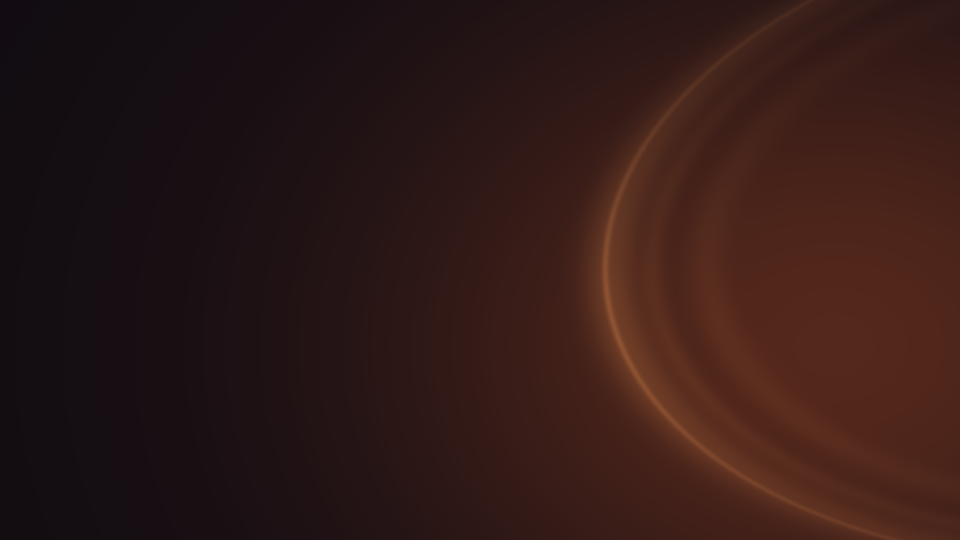
#> input picture assets/backgrounds/studio-amber.png, 1920 x 1080 px (shown at 1/2 size)
$ python -i build_film.py   (imports and definitions only)
#> lines starting #> are read from the running program, lines starting #| are printed output that depends on the picture
#!/usr/bin/env python3
"""把一份仓库宣传片配置变成可以保存的动效工程。

用法（在工作台根目录运行）：
  python3 build_film.py <配置.json> --out files/<工程目录> [--root <仓库目录>] [--music <素材ID>] [--sfx <素材ID>]
                        [--fonts <字体身份,逗号分隔>] [--runtime <运行时版本>]

产出 <工程目录>/：引擎源码、film.json（片子的全部内容）、assets/（缩好的图片）、
audio/（随包的配乐和音效）、<工程目录名>.motion.json（保存用的清单，文件名就是作品标题）。
配置有问题时列出全部问题并以非零状态退出，不写半个工程。"""
import argparse, colorsys, hashlib, json, os, re, shutil, sys
from xml.etree import ElementTree
from PIL import Image

PKG = os.path.dirname(os.path.dirname(os.path.abspath(__file__)))
ENGINE, AUDIO = os.path.join(PKG, 'assets', 'engine'), os.path.join(PKG, 'assets', 'audio')
ENGINE_FILES = ['index.html', 'main.js', 'styles.css', 'lib.js', 'choreo.js', 'data.js', 'tex.js', 'scene.js', 'glass-stage.js', 'card-face.js', 'card-distribution.js', 'kit.js', 'hud.js']
# Noto Sans SC、Instrument Serif（正 / 斜）、Geist、JetBrains Mono 的字体身份
FONTS = ['a3041811a78c361b1de50f953c805e0244951c21c5bd412f7232ef0d899af0da', '498efd461f6ddfcb7a111bf9a565709d2085d48201d501ead960d93e84ffbb88',
         '08939b8bdf534afec24ae0ef5e03f948940cd9a8fe08e7fecbad040e62327385', '73894e0448cae90a92b6c2f8732b7bb9acb7b94c418bff559dad4a18e1de9659',
         '48715a42ec242c21e9f02692891e147d022299a52e48d5e413e1a942193ffeda']
STAGES = {
    'warm': {'bg': '#15110f', 'kitFog': '#2f251e', 'backdrop': ['#3a2d25', '#201915', '#0c0a09'],
             'glow': ['255,214,170', '255,190,140'], 'dust': '255,236,214', 'scrim': '14, 11, 10'},
    'cool': {'bg': '#0e1217', 'kitFog': '#1c2530', 'backdrop': ['#24313f', '#141b24', '#07090c'],
             'glow': ['170,210,255', '140,180,255'], 'dust': '214,232,255', 'scrim': '8, 11, 15'},
}
THEME = {'ink': '#352f2a', 'paper': '#fffdf8', 'accent': '#a34332', 'highlight': '#ffb59f', 'seal': '#c8372d', 'cursor': '#ff7eb6'}
PALETTE = ['#E62E2D', '#FF6A1A', '#1FB3A6', '#2E4BFF', '#C9A45A', '#7B52FF', '#F2B419', '#4DAF72', '#ED80B8', '#56CDDD']
HEX = re.compile(r'^#[0-9a-fA-F]{6}$')
problems, notes = [], []


def est(text, size, mono=False):
    """估一行字的宽度（像素）：中日韩字按一个字宽，其余按 0.58 / 0.6 个字宽。"""
    return sum(size if ord(ch) > 0x2e7f else size * (0.6 if mono else 0.58) for ch in text)


# [18 lines left out: functions rich, need, fit_note, not called in this run]


def auto_color(path):
    """从图片里取一个代表色：面积大、够鲜艳、不太暗的那一块。整张图都灰就返回 None。"""
    try:
        im = Image.open(path).convert('RGB').resize((48, 48)).quantize(6).convert('RGB')
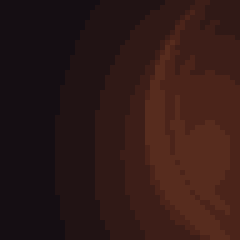
#> im: PIL image 48x48 RGB (shown 5 times larger); mean R, G, B 48.2, 25.5, 22.7
    except Exception:
        return None
    best, top = None, 0
    for n, (r, g, b) in im.getcolors(48 * 48):
        h, s, v = colorsys.rgb_to_hsv(r / 255, g / 255, b / 255)
        score = n * s * (0.35 + v) if s > 0.22 and v > 0.25 else 0
        if score > top:
            top, best = score, (h, s, v)
#> this loop made 6 passes
#> (n, r, g, b, h, s, v, score) on pass 3: (304, 87, 44, 30, 0.0409, 0.655, 0.341, 137.7)
#> (n, r, g, b, h, s, v, score) on passes 1, 2, 4, 5, 6: (299, 61, 30, 24, 0.027, 0.607, 0.239, 0), (627, 21, 14, 19, 0.881, 0.333, 0.0824, 0), (359, 48, 25, 22, 0.0192, 0.542, 0.188, 0), (297, 75, 36, 26, 0.034, 0.653, 0.294, 125), (418, 33, 19, 20, 0.988, 0.424, 0.129, 0)
#> after the loop, top = 137.7
    if not best:
        return None
    h, s, v = best
#> h = 0.0409; s = 0.655; v = 0.341
    r, g, b = colorsys.hsv_to_rgb(h, min(s, 0.85), min(max(v, 0.55), 0.92))
#> r = 0.55; g = 0.278; b = 0.19
    return '#%02X%02X%02X' % (round(r * 255), round(g * 255), round(b * 255))


# [469 lines left out: functions save_image, validate_structure, manifest_directory, main, not called in this run]


# [4 lines not run here, left out]

>>> result = auto_color('../../../assets/backgrounds/studio-amber.png')
#> result = '#8C4730'

$ run again, on assets/backgrounds/previews/studio-indigo.webp
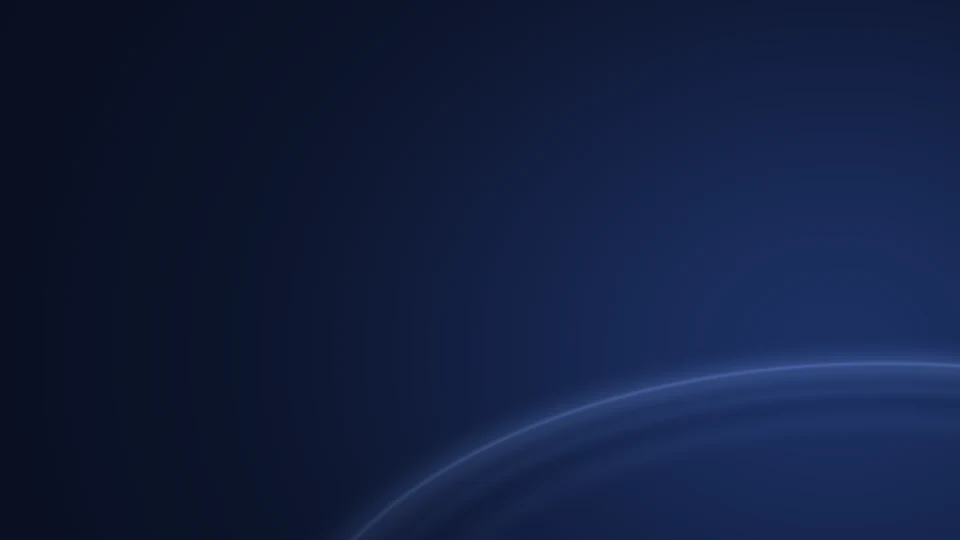
#> input picture assets/backgrounds/previews/studio-indigo.webp, 960 x 540 px
#> in auto_color, `im = Image.open(path).convert('RGB').resize((48, 48)).quantize(6).conv..`:
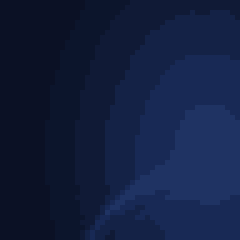
#> im: PIL image 48x48 RGB (shown 5 times larger); mean R, G, B 18.4, 30.6, 63
#> the loop in auto_color, `for n, (r, g, b) in im.getcolors(48 * 48):` made 6 passes
#> (n, r, g, b, h, s, v, score) on pass 2: (434, 24, 41, 85, 0.62, 0.718, 0.333, 212.8)
#> after the loop in auto_color, `for n, (r, g, b) in im.getcolors(48 * 48):`: top = 212.8
#> in auto_color, `h, s, v = best`: h = 0.62; s = 0.718; v = 0.333
#> in auto_color, `r, g, b = colorsys.hsv_to_rgb(h, min(s, 0.85), min(max(v, 0.55), 0.92))`: r = 0.155; g = 0.265; b = 0.55
#> result = '#28448C'

$ run again, on assets/backgrounds/previews/studio-rose.webp
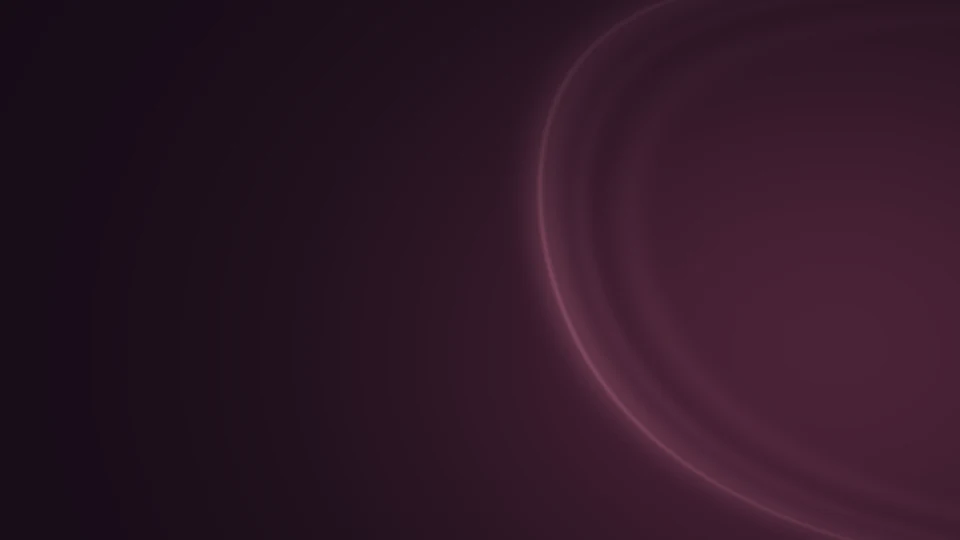
#> input picture assets/backgrounds/previews/studio-rose.webp, 960 x 540 px
#> in auto_color, `im = Image.open(path).convert('RGB').resize((48, 48)).quantize(6).conv..`:
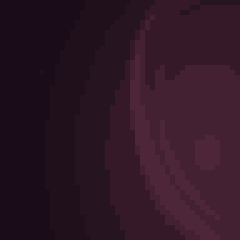
#> im: PIL image 48x48 RGB (shown 5 times larger); mean R, G, B 47, 22.9, 37.9
#> the loop in auto_color, `for n, (r, g, b) in im.getcolors(48 * 48):` made 6 passes
#> (n, r, g, b, h, s, v, score) on passes 3, 5: (189, 77, 38, 57, 0.919, 0.506, 0.302, 62.41), (485, 68, 32, 51, 0.912, 0.529, 0.267, 158.3)
#> after the loop in auto_color, `for n, (r, g, b) in im.getcolors(48 * 48):`: top = 158.3
#> in auto_color, `h, s, v = best`: h = 0.912; s = 0.529; v = 0.267
#> in auto_color, `r, g, b = colorsys.hsv_to_rgb(h, min(s, 0.85), min(max(v, 0.55), 0.92))`: r = 0.55; g = 0.259; b = 0.413
#> result = '#8C4269'
